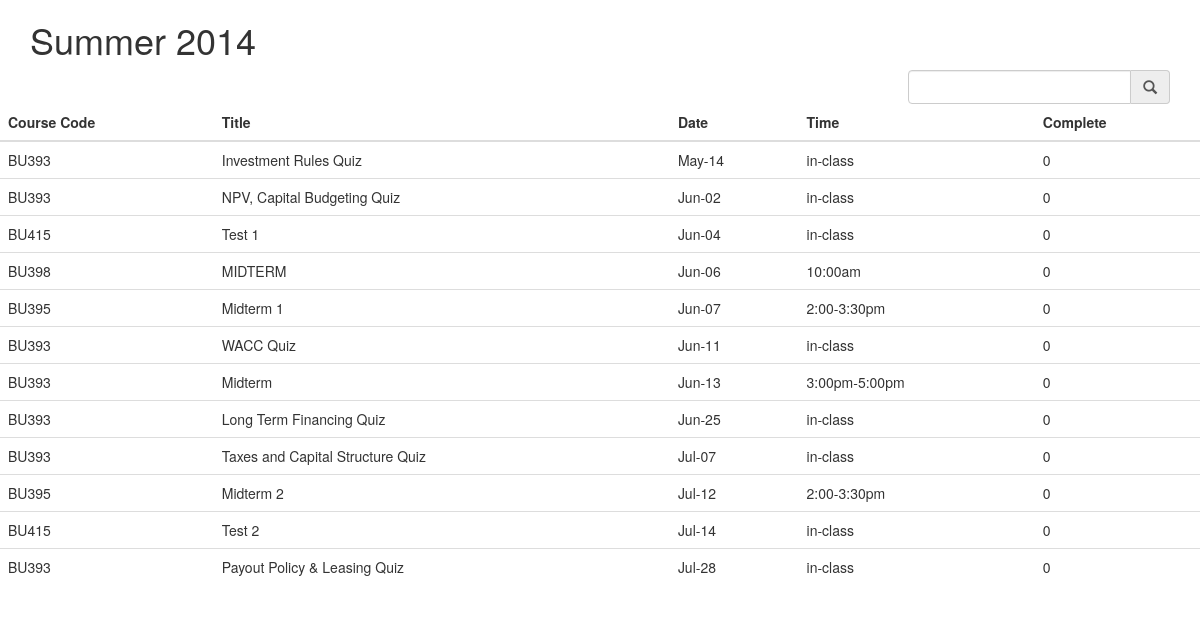
Screenshot of /Tests with the database file from the repository.
### tables this page shows
CREATE TABLE Tests
            (course_code text, name text, date text, time text, complete bool);

### app/views.py (the view)
@app.route('/Tests')
def show_tests():
    db = get_db()
    sql = '''SELECT * FROM {0} ORDER BY date'''.format("Tests")
    cur = db.execute(sql)
    entries = cur.fetchall()
    return render_template('show_tests.html', entries=entries)

### app/views.py (called while the page is built)
def format_datetime(value,format='%b-%d'):
    list_date = value.split('-')
    strdate = date(int(list_date[0]),int(list_date[1]),int(list_date[2]))
    return strdate.strftime(format)

def get_db():
    top = _app_ctx_stack.top
    if not hasattr(top, 'sqlite_db'):
        sqlite_db = sqlite3.connect( app.config['DATABASE'])
        sqlite_db.row_factory = sqlite3.Row
        top.sqlite_db = sqlite_db
    return top.sqlite_db

@app.teardown_appcontext
def close_db_connection(exception):
    top = _app_ctx_stack.top
    if hasattr(top, 'sqlite_db'):
        top.sqlite_db.close()

### app/templates/show_tests.html (shortened to what this page needs)
{% extends "individual_reading.html" %}
{% block body %}
        <div class="row" >
            <div class="col-md-12">
                 <table class="table" id="homework">
                     <thead>
                      <tr>
                          <th>Course Code</th>
                          <th>Title</th>
                          <th>Date</th>
                          <th>Time</th>
                          <th>Complete</th>
                      </tr>
                      </thead>
                    <tbody>
                    {% for entry in entries %}
                    <tr>
                        <td>{{ entry.course_code }}</td>
                        <td>{{ entry.name }}</td>
                        <td>{{ entry.date|datetimeformat }}</td>
                        <td>{{ entry.time }}</td>
                        <td>{{ entry.complete }}</td>
                    </tr>
                    {% else %}
                    <tr><td><em>Unbelievable.  No entries here so far</em></td></tr>
                    {% endfor %}
                    </tbody>
                 </table>
        </div>
    </div>
{% endblock %}

### rows the page displays
Tests: course_code "BU393", name "Investment Rules Quiz", date "May-14", time "in-class", complete "0"
Tests: course_code "BU393", name "NPV, Capital Budgeting Quiz", date "Jun-02", time "in-class", complete "0"
Tests: course_code "BU415", name "Test 1", date "Jun-04", time "in-class", complete "0"
Tests: course_code "BU398", name "MIDTERM", date "Jun-06", time "10:00am", complete "0"
Tests: course_code "BU395", name "Midterm 1", date "Jun-07", time "2:00-3:30pm", complete "0"
Tests: course_code "BU393", name "WACC Quiz", date "Jun-11", time "in-class", complete "0"
Tests: course_code "BU393", name "Midterm", date "Jun-13", time "3:00pm-5:00pm", complete "0"
Tests: course_code "BU393", name "Long Term Financing Quiz", date "Jun-25", time "in-class", complete "0"
Tests: course_code "BU393", name "Taxes and Capital Structure Quiz", date "Jul-07", time "in-class", complete "0"
Tests: course_code "BU395", name "Midterm 2", date "Jul-12", time "2:00-3:30pm", complete "0"
Tests: course_code "BU415", name "Test 2", date "Jul-14", time "in-class", complete "0"
Tests: course_code "BU393", name "Payout Policy & Leasing Quiz", date "Jul-28", time "in-class", complete "0"
